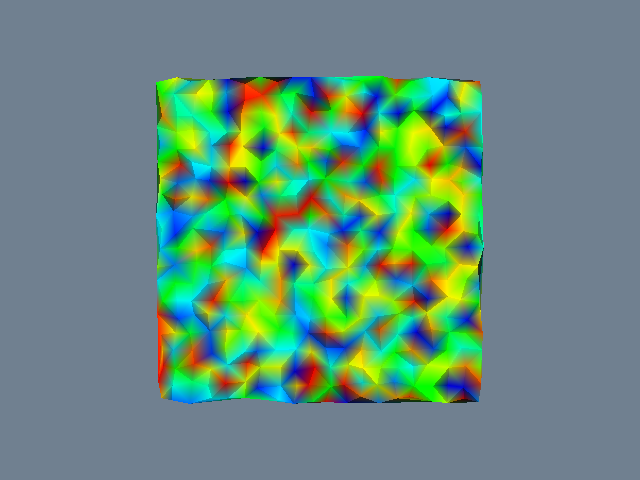

The Python source for this figure:
#!/usr/bin/env python

# Create a colored elevation map from randomly perturbed grid points
# using vtkDelaunay2D for triangulation and vtkElevationFilter for
# height-based coloring.

# Factory overrides: importing these modules registers the OpenGL rendering
# and interaction style implementations for vtkRenderingCore factory classes.
import vtkmodules.vtkInteractionStyle  # noqa: F401
import vtkmodules.vtkRenderingOpenGL2  # noqa: F401
# VTK pipeline classes used in this example
from vtkmodules.vtkCommonCore import (
    vtkMinimalStandardRandomSequence,
    vtkPoints,
)
from vtkmodules.vtkCommonDataModel import vtkPolyData
from vtkmodules.vtkFiltersCore import (
    vtkDelaunay2D,
    vtkElevationFilter,
)
from vtkmodules.vtkRenderingCore import (
    vtkActor,
    vtkPolyDataMapper,
    vtkRenderWindow,
    vtkRenderWindowInteractor,
    vtkRenderer,
)

# Colors (normalized RGB)
slate_gray_background_rgb = (0.439, 0.502, 0.565)

# Generate a 20x20 grid of points with random perturbation in x, y, z
grid_size = 20
rng = vtkMinimalStandardRandomSequence()
rng.SetSeed(8775586)

points = vtkPoints()
for x in range(grid_size):
    for y in range(grid_size):
        rng.Next()
        xx = x + rng.GetRangeValue(-0.2, 0.2)
        rng.Next()
        yy = y + rng.GetRangeValue(-0.2, 0.2)
        rng.Next()
        zz = rng.GetRangeValue(-0.5, 0.5)
        points.InsertNextPoint(xx, yy, zz)

# Wrap points in a polydata object
input_poly_data = vtkPolyData()
input_poly_data.SetPoints(points)

# Delaunay2D: triangulate the scattered points into a surface
delaunay = vtkDelaunay2D()
delaunay.SetInputData(input_poly_data)

# Elevation: color the surface by height (z value)
elevation = vtkElevationFilter()
elevation.SetInputConnection(delaunay.GetOutputPort())
elevation.Update()
bounds = elevation.GetOutput().GetBounds()
elevation.SetLowPoint(0.0, 0.0, bounds[4])
elevation.SetHighPoint(0.0, 0.0, bounds[5])

# Mapper: map the triangulated surface to graphics primitives
mapper = vtkPolyDataMapper()
mapper.SetInputConnection(elevation.GetOutputPort())

# Actor: assign the mapped geometry
actor = vtkActor()
actor.SetMapper(mapper)

# Renderer: assemble the scene and configure the camera
renderer = vtkRenderer()
renderer.AddActor(actor)
renderer.SetBackground(slate_gray_background_rgb)

# Window: display the rendered scene
render_window = vtkRenderWindow()
render_window.AddRenderer(renderer)
render_window.SetWindowName("colored elevation map")
render_window.SetMultiSamples(0)
render_window.SetSize(640, 480)

# Interactor: handle mouse and keyboard events
render_window_interactor = vtkRenderWindowInteractor()
render_window_interactor.SetRenderWindow(render_window)

# Scene: configure the camera
renderer.ResetCamera()

render_window_interactor.Initialize()
render_window_interactor.Start()
